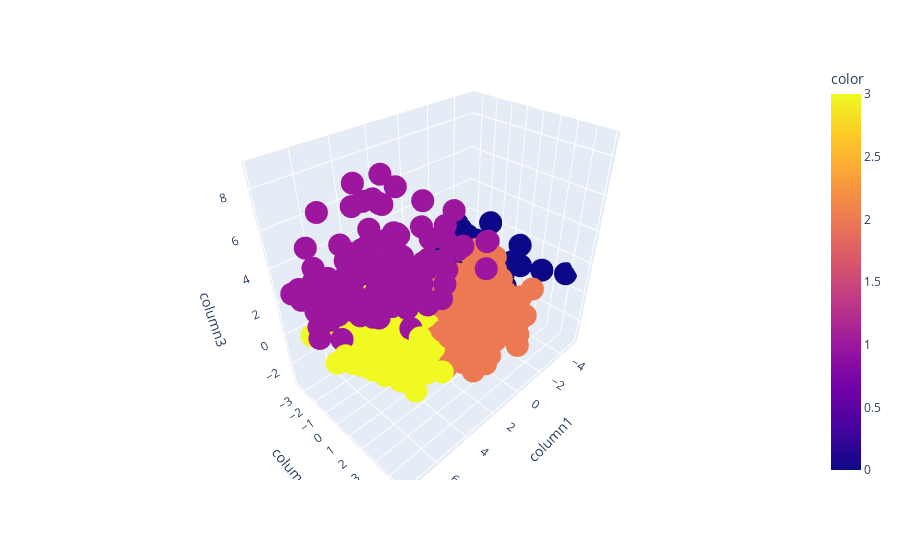

Source (notebook cell):
### Code cell
px.scatter_3d(
    data_frame =  data_reduced, x= 'column1', y= 'column2', z= 'column3', color= preds
)

### Figure 1 — Plotly figure (JSON) as saved in the notebook; plotly's stock layout.template omitted (floating-point values rounded to 4 significant figures; data arrays with more than 128 entries replaced by an {"elided": "..."} marker saying what was removed)
{"data": [{"hovertemplate": "column1=%{x}<br>column2=%{y}<br>column3=%{z}<br>color=%{marker.color}<extra></extra>", "legendgroup": "", "marker": {"color": {"elided": "2216 int values"}, "coloraxis": "coloraxis", "symbol": "circle"}, "mode": "markers", "name": "", "scene": "scene", "showlegend": false, "type": "scatter3d", "x": {"elided": "2216 float values"}, "y": {"elided": "2216 float values"}, "z": {"elided": "2216 float values"}}], "layout": {"coloraxis": {"colorbar": {"title": {"text": "color"}}, "colorscale": [[0, "#0d0887"], [0.1111, "#46039f"], [0.2222, "#7201a8"], [0.3333, "#9c179e"], [0.4444, "#bd3786"], [0.5556, "#d8576b"], [0.6667, "#ed7953"], [0.7778, "#fb9f3a"], [0.8889, "#fdca26"], [1, "#f0f921"]]}, "legend": {"tracegroupgap": 0}, "margin": {"t": 60}, "scene": {"domain": {"x": [0, 1], "y": [0, 1]}, "xaxis": {"title": {"text": "column1"}}, "yaxis": {"title": {"text": "column2"}}, "zaxis": {"title": {"text": "column3"}}}}}
